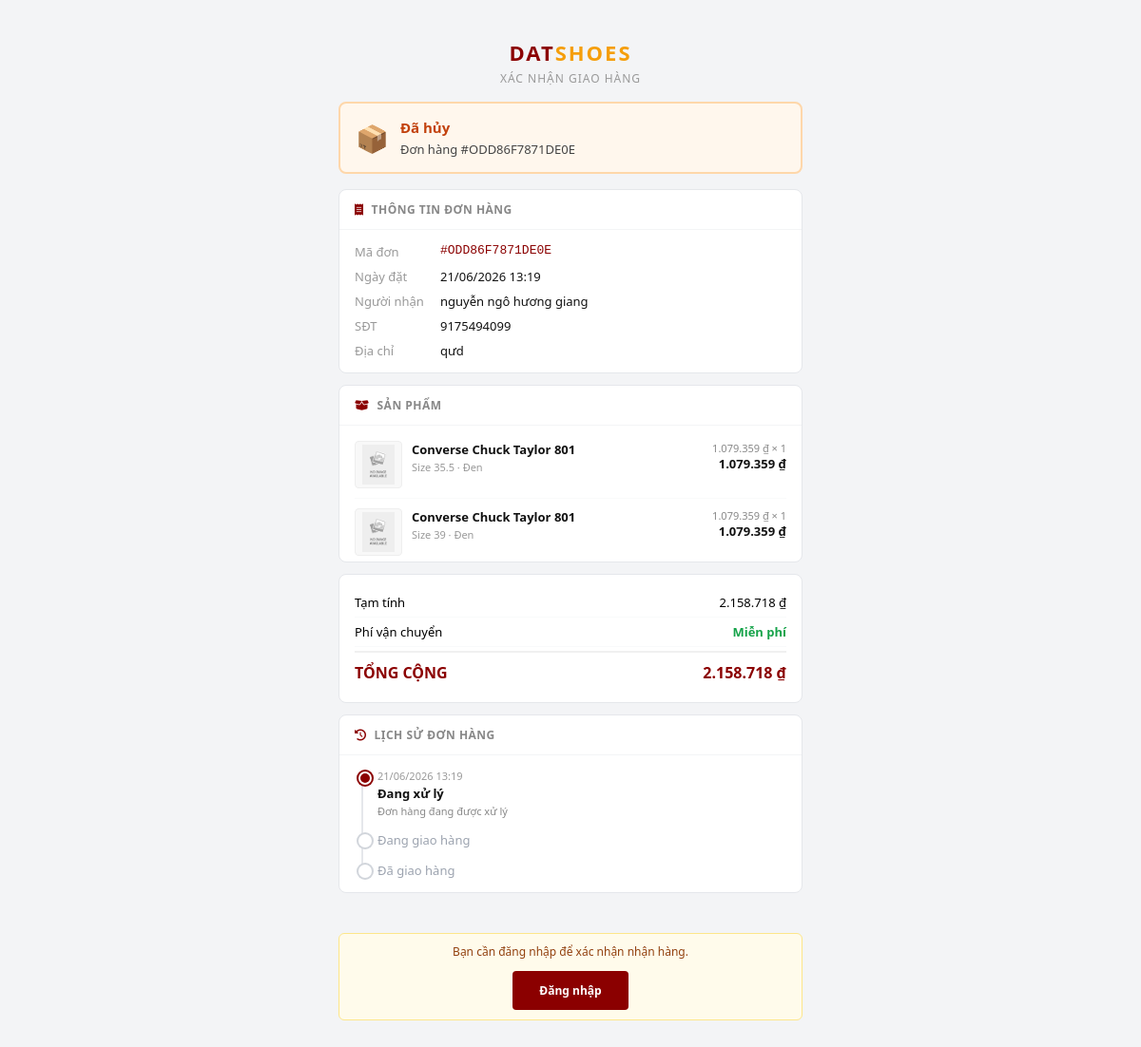
/cart/orders/ODD86F7871DE0E/confirm-delivery/, run on the app's committed database.
### apps/cart/models.py (models this page shows, shortened)
class Order(models.Model):
    class PaymentStatus(models.TextChoices):
        PENDING = 'pending', 'Chờ thanh toán'
        PAID    = 'paid',    'Đã thanh toán'
        FAILED  = 'failed',  'Thanh toán thất bại'
    class OrderStatus(models.TextChoices):
        NEW        = 'new',        'Mới tạo'
        PROCESSING = 'processing', 'Đang xử lý'
        SHIPPED    = 'shipped',    'Đang giao hàng'
        DELIVERED  = 'delivered',  'Đã giao hàng'
        CANCELLED  = 'cancelled',  'Đã hủy'
    class Status(models.TextChoices):
        PENDING     = 'pending',     'Chờ thanh toán'
        PAID        = 'paid',        'Đã thanh toán'
        PROCESSING  = 'processing',  'Đang xử lý'
        SHIPPED     = 'shipped',     'Đang giao hàng'
        DELIVERED   = 'delivered',   'Đã giao hàng'
        FAILED      = 'failed',      'Thanh toán thất bại'
        CANCELLED   = 'cancelled',   'Đã hủy'
    class PaymentMethod(models.TextChoices):
        MOMO  = 'momo',  'MoMo'
        SEPAY = 'sepay', 'SePay'
        COD   = 'cod',   'COD'
    user = models.ForeignKey(
        settings.AUTH_USER_MODEL,
        on_delete=models.SET_NULL,
        null=True, blank=True,
        related_name='orders',
    )
    code        = models.CharField(max_length=32, unique=True, blank=True)
    full_name   = models.CharField(max_length=120, blank=True)
    phone       = models.CharField(max_length=20, blank=True)
    email       = models.EmailField(blank=True)
    address     = models.CharField(max_length=255, blank=True)
    note        = models.TextField(blank=True)
    total_amount    = models.DecimalField(max_digits=12, decimal_places=0)
    discount_amount = models.DecimalField(max_digits=12, decimal_places=0, default=0, verbose_name='Số tiền giảm')
    voucher      = models.ForeignKey('Voucher', on_delete=models.SET_NULL, null=True, blank=True, related_name='orders')
    voucher_code = models.CharField(max_length=50, blank=True, verbose_name='Mã voucher (lưu lại)')
    payment_status = models.CharField(
        max_length=20,
        choices=PaymentStatus.choices,
        default=PaymentStatus.PENDING,
        verbose_name='Trạng thái thanh toán',
    )
    order_status = models.CharField(
        max_length=20,
        choices=OrderStatus.choices,
        default=OrderStatus.NEW,
        verbose_name='Trạng thái đơn hàng',
    )
    status = models.CharField(
        max_length=20,
        choices=Status.choices,
        default=Status.PENDING,
        verbose_name='Trạng thái (legacy)',
    )
    payment_method = models.CharField(max_length=20, choices=PaymentMethod.choices, default=PaymentMethod.MOMO)
    delivered_at       = models.DateTimeField(null=True, blank=True, verbose_name='Thời gian nhận hàng')
    delivery_confirmed = models.BooleanField(default=False, verbose_name='Đã xác nhận nhận hàng')
    momo_order_id        = models.CharField(max_length=100, blank=True, unique=True, null=True)
    momo_request_id      = models.CharField(max_length=100, blank=True, unique=True, null=True)
    momo_trans_id        = models.CharField(max_length=100, blank=True, null=True)
    momo_result_code     = models.IntegerField(blank=True, null=True)
    momo_message         = models.CharField(max_length=255, blank=True)
    momo_pay_url         = models.URLField(blank=True)
    momo_response_payload = models.TextField(blank=True)
    sepay_invoice_number = models.CharField(max_length=64, blank=True, verbose_name='SePay invoice number')
    sepay_transaction_id = models.CharField(max_length=100, blank=True, null=True, verbose_name='SePay transaction ID')
    sepay_pay_url        = models.URLField(blank=True, verbose_name='SePay checkout URL')
    sepay_status         = models.CharField(max_length=32, blank=True, verbose_name='SePay order status')
    sepay_ipn_payload    = models.TextField(blank=True, verbose_name='SePay IPN raw payload')
    created_at = models.DateTimeField(auto_now_add=True)
    updated_at = models.DateTimeField(auto_now=True)
    class Meta:
        ordering = ['-created_at']
        verbose_name = 'Đơn hàng'
        verbose_name_plural = 'Đơn hàng'

class OrderItem(models.Model):
    order        = models.ForeignKey(Order, on_delete=models.CASCADE, related_name='items')
    product      = models.ForeignKey('products.Product', on_delete=models.SET_NULL, null=True, blank=True)
    variant      = models.ForeignKey(
        'products.ProductVariant', on_delete=models.SET_NULL,
        null=True, blank=True, verbose_name='Biến thể (size/màu)',
    )
    product_name = models.CharField(max_length=200)
    price        = models.DecimalField(max_digits=12, decimal_places=0)
    quantity     = models.PositiveIntegerField(default=1)
    class Meta:
        verbose_name = 'Chi tiết đơn hàng'
        verbose_name_plural = 'Chi tiết đơn hàng'
    @property
    def subtotal(self):
        price = self.price if self.price is not None else Decimal("0")
        quantity = self.quantity if self.quantity is not None else 0
        return price * quantity

### apps/products/models.py (models this page shows, shortened)
class ProductVariant(models.Model):
    product = models.ForeignKey(
        Product, on_delete=models.CASCADE, related_name='variants')
    size = models.ForeignKey(
        Size, on_delete=models.CASCADE, verbose_name="Size",
        related_name='variants'
    )
    color = models.ForeignKey(
        Color, on_delete=models.SET_NULL, null=True, blank=True,
        verbose_name="Màu sắc"
    )
    sku = models.CharField(max_length=50, unique=True,
                           blank=True, verbose_name="Mã SKU")
    stock = models.PositiveIntegerField(default=0, verbose_name="Tồn kho")
    price = models.DecimalField(
        max_digits=12, decimal_places=0, blank=True, null=True,
        verbose_name="Giá (để trống = theo sản phẩm)")
    image = models.ImageField(
        upload_to='products/variants/', blank=True, null=True,
        verbose_name="Ảnh riêng")
    is_active = models.BooleanField(default=True)
    class Meta:
        verbose_name = "Biến thể"
        verbose_name_plural = "Biến thể"
        unique_together = ('product', 'size', 'color')
        ordering = ['size__order', 'size__name']

class Size(models.Model):
    name = models.CharField(max_length=10, unique=True, verbose_name="Size")
    order = models.PositiveSmallIntegerField(
        default=0, verbose_name="Thứ tự hiển thị",
        help_text="Số nhỏ hơn hiển thị trước (35 → 0, 35.5 → 1, 36 → 2...)"
    )
    class Meta:
        verbose_name = "Kích thước"
        verbose_name_plural = "Kích thước"
        ordering = ['order', 'name']

class Color(models.Model):
    name = models.CharField(max_length=50, unique=True)
    hex_code = models.CharField(
        max_length=7, blank=True, help_text="Ví dụ: #FF0000")
    class Meta:
        verbose_name = "Màu sắc"
        verbose_name_plural = "Màu sắc"
        ordering = ['name']

### apps/cart/views.py (the view, shortened to what this page needs)
# urls.py: path('orders/<str:code>/confirm-delivery/', views.order_qr_confirm, name='order_qr_confirm'),
def order_qr_confirm(request, code):
    order = get_object_or_404(Order, code=code)
    already_confirmed = order.delivery_confirmed
    valid_statuses = (Order.OrderStatus.SHIPPED,)
    is_owner = (
        request.user.is_authenticated and order.user and request.user == order.user
    )
    is_shipper = request.user.is_authenticated and (
        request.user.has_perm("cart.view_order")
        or request.user.has_perm("cart.change_order")
    )
    can_confirm = (
        (is_owner or is_shipper)
        and not already_confirmed
        and order.order_status in valid_statuses
    )
    tracking_steps = _build_customer_tracking_steps(order)
    return render(
        request,
        "orders/order_qr_confirm.html",
        {
            "order": order,
            "already_confirmed": already_confirmed,
            "can_confirm": can_confirm,
            "is_owner": is_owner,
            "is_shipper": is_shipper,
            "tracking_steps": tracking_steps,
        },
    )

### templates/orders/order_qr_confirm.html (shortened to what this page needs)
{% load static %}
{% load format_money %}
<!DOCTYPE html>
<html lang="vi">
<head>
<link rel="stylesheet" href="https://cdnjs.cloudflare.com/ajax/libs/font-awesome/6.6.0/css/all.min.css" />
</head>
<body>
<div class="page">
  <div class="header">
    <div class="logo">DAT<span>SHOES</span></div>
    <div class="sub">XÁC NHẬN GIAO HÀNG</div>
  </div>
  {% if already_confirmed %}
  <div class="status-banner delivered">
    <div class="icon">✅</div>
    <div class="text">
      <strong>Đã xác nhận nhận hàng</strong>
      {% if order.delivered_at %}{{ order.delivered_at|date:"d/m/Y H:i" }}{% endif %}
    </div>
  </div>
  {% else %}
  <div class="status-banner pending">
    <div class="icon">📦</div>
    <div class="text">
      <strong>{{ order.get_order_status_display }}</strong>
      Đơn hàng #{{ order.code }}
    </div>
  </div>
  {% endif %}
  <div class="card">
    <div class="card-header"><i class="fas fa-receipt"></i> Thông tin đơn hàng</div>
    <div class="card-body">
      <div class="info-row">
        <span class="info-label">Mã đơn</span>
        <span class="info-value" style="font-family:monospace; color:#8b0000;">#{{ order.code }}</span>
      </div>
      <div class="info-row">
        <span class="info-label">Ngày đặt</span>
        <span class="info-value">{{ order.created_at|date:"d/m/Y H:i" }}</span>
      </div>
      <div class="info-row">
        <span class="info-label">Người nhận</span>
        <span class="info-value">{{ order.full_name }}</span>
      </div>
      <div class="info-row">
        <span class="info-label">SĐT</span>
        <span class="info-value">{{ order.phone }}</span>
      </div>
      {% if order.address %}
      <div class="info-row">
        <span class="info-label">Địa chỉ</span>
        <span class="info-value">{{ order.address }}</span>
      </div>
      {% endif %}
    </div>
  </div>
  <div class="card">
    <div class="card-header"><i class="fas fa-box-open"></i> Sản phẩm</div>
    <div class="card-body" style="padding-top:6px; padding-bottom:6px;">
      {% for item in order.items.all %}
      <div class="item-row">
        {% if item.product and item.product.images.first %}
        <img class="item-img" src="{{ item.product.images.first.image.url }}" alt="{{ item.product_name }}">
        {% else %}
        <img class="item-img" src="{% static 'images/no-image.jpg' %}" alt="{{ item.product_name }}">
        {% endif %}
        <div class="item-info">
          <div class="item-name">{{ item.product_name }}</div>
          {% if item.variant %}
          <div class="item-meta">
            {% if item.variant.size %}Size {{ item.variant.size.name }}{% endif %}
            {% if item.variant.color %} · {{ item.variant.color.name }}{% endif %}
          </div>
          {% endif %}
        </div>
        <div class="item-price">
          <div class="unit">{{ item.price|vnd }} × {{ item.quantity }}</div>
          <div class="sub">{{ item.subtotal|vnd }}</div>
        </div>
      </div>
      {% endfor %}
    </div>
  </div>
  <div class="card">
    <div class="card-body">
      <div class="total-row">
        <span>Tạm tính</span>
        <span>{{ order.total_amount|vnd }}</span>
      </div>
      <div class="total-row">
        <span>Phí vận chuyển</span>
        <span style="color:#16a34a; font-weight:600;">Miễn phí</span>
      </div>
      <div class="total-row grand">
        <span>TỔNG CỘNG</span>
        <span>{{ order.total_amount|vnd }}</span>
      </div>
    </div>
  </div>
  <div class="card">
    <div class="card-header"><i class="fas fa-history"></i> Lịch sử đơn hàng</div>
    <div class="card-body">
      <div class="timeline">
        {% for step in tracking_steps %}
        <div class="tl-item {{ step.state }}">
          <div class="tl-dot"></div>
          {% if step.created_at %}
          <div class="tl-time">{{ step.created_at|date:"d/m/Y H:i" }}</div>
          {% endif %}
          <div class="tl-label">{{ step.label }}</div>
          {% if step.note and step.state != 'future' %}
          <div class="tl-note">{{ step.note }}</div>
          {% endif %}
        </div>
        {% endfor %}
      </div>
    </div>
  </div>
  <div class="confirm-section">
    {% if already_confirmed %}
    <div class="confirmed-box">
      <div class="big-icon">🎉</div>
      <h2>Đã xác nhận nhận hàng!</h2>
      <p>
        Cảm ơn bạn đã mua sắm tại Dat Shoes.<br>
        {% if order.delivered_at %}
        Xác nhận lúc: {{ order.delivered_at|date:"d/m/Y H:i" }}
        {% endif %}
      </p>
    </div>
    {% elif not user.is_authenticated %}
    <div class="confirm-warning" style="text-align:center;">
      <p style="margin-bottom:12px;">Bạn cần đăng nhập để xác nhận nhận hàng.</p>
      <a href="{% url 'accounts:login' %}?next={{ request.path }}"
         style="display:inline-block;padding:12px 28px;background:#8b0000;color:white;border-radius:4px;text-decoration:none;font-weight:700;">
        Đăng nhập
      </a>
    </div>
    {% elif order.user and user != order.user and not is_shipper %}
    <div class="confirm-warning" style="background:#fee2e2;border-color:#fecaca;color:#991b1b;">
      🔒 Chỉ chủ đơn hàng hoặc shipper có quyền xem/sửa đơn hàng mới có thể xác nhận.
    </div>
    {% else %}
    <div class="confirm-warning">
      Đơn hàng chưa ở trạng thái có thể xác nhận ({{ order.get_order_status_display }}).
    </div>
    {% endif %}
  </div>
</div>
</body>
</html>

### data on the page
Order: order_status "Đã hủy", code "ODD86F7871DE0E", created_at "21/06/2026 13:19", full_name "nguyễn ngô hương giang", phone "9175494099", address "qưd", total_amount|vnd "2.158.718 ₫", created_at "21/06/2026 13:19"
OrderItem: product_name "Converse Chuck Taylor 801", variant.size.name "35.5", variant.color.name "Đen", price|vnd "1.079.359 ₫", quantity "1", subtotal|vnd "1.079.359 ₫"
OrderItem: product_name "Converse Chuck Taylor 801", variant.size.name "39", variant.color.name "Đen", price|vnd "1.079.359 ₫", quantity "1", subtotal|vnd "1.079.359 ₫"

### other printed values
{{ step.label }} "Đang xử lý" "Đang giao hàng" "Đã giao hàng"
{{ step.note }} "Đơn hàng đang được xử lý"
